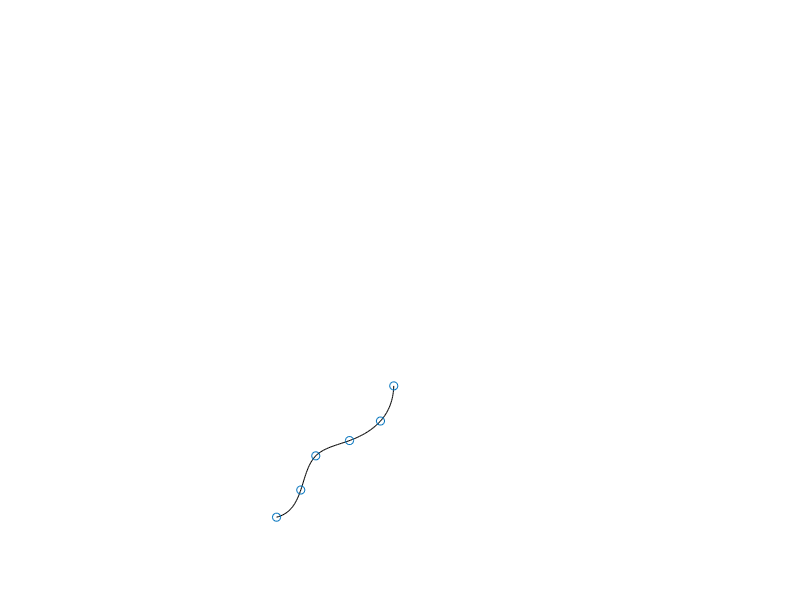

The MATLAB script that drew this image:
load snakecoord

s = 1:6;
se = linspace(1,6,100)

noT = [20:10:500];

xs=min(min(xsnake))-0.1;
xe=max(max(xsnake))+0.1;
ys=min(min(ysnake))-0.1;
ye=max(max(ysnake))+0.1;

for ti=1:noT
    hold off;
    gx =interp1(s,xsnake(ti,:),se,'spline');
    gy =interp1(s,ysnake(ti,:),se,'spline');
    px = xsnake(ti,:);
    py = ysnake(ti,:);
    plot(gy,gx,'k');
    hold on
    plot(py,px,'o')
    axis('image');
    axis([xs xe ys ye]);
    axis('off');
    MV(ti)=getframe;
end
movie(MV);
